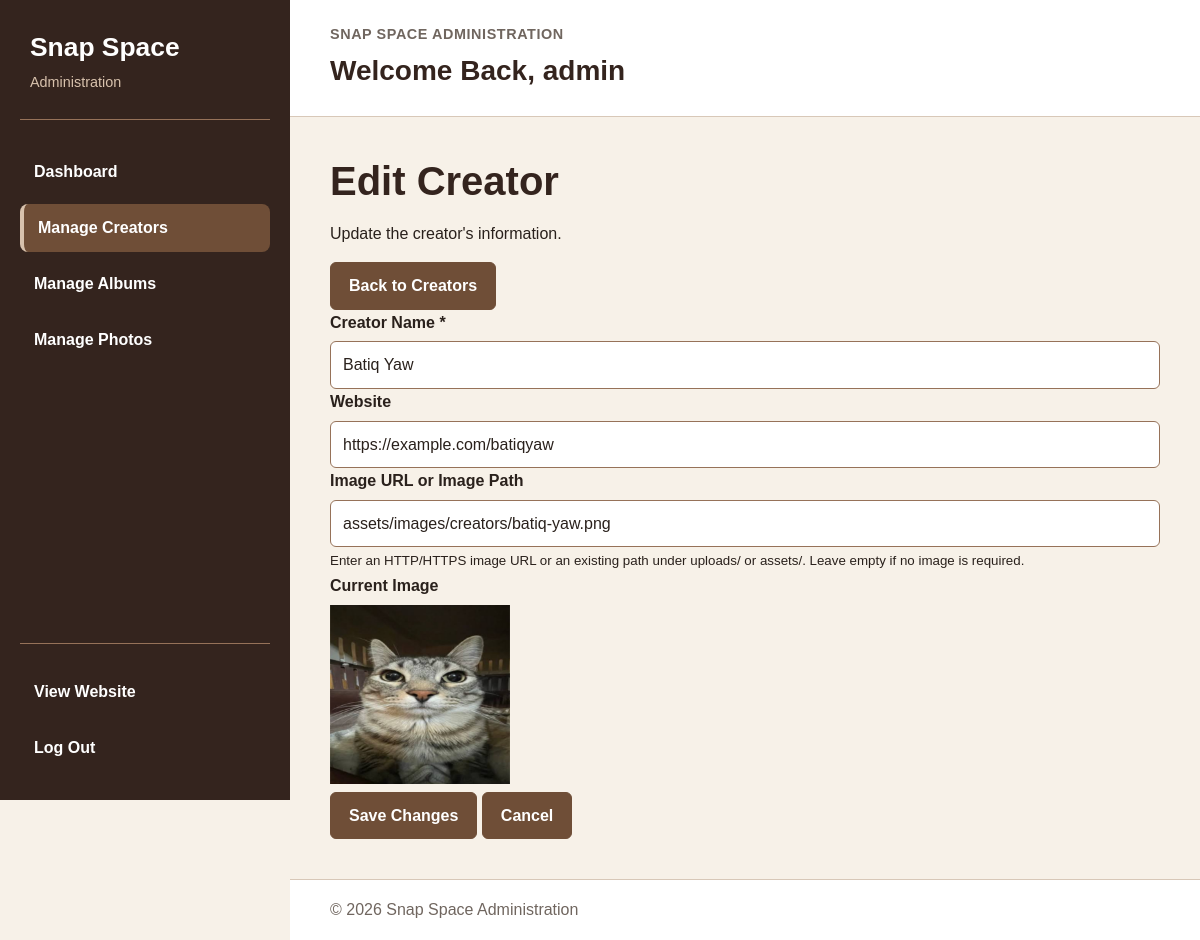
/admin/edit-creator.php?id=4 (signed in), run on the app's committed database.
### tables this page shows
CREATE TABLE `creator` (
  `idcreator` int(11) NOT NULL,
  `name` varchar(100) DEFAULT NULL,
  `website` varchar(100) DEFAULT NULL,
  `imageurl` varchar(100) DEFAULT NULL
);

### includes/functions.php (called while the page is built, shortened)
<?php
function escape(?string $value): string
{
    return htmlspecialchars(
        $value ?? '',
        ENT_QUOTES,
        'UTF-8'
    );
}
function imageUrl(?string $path): string
{
    $path = trim($path ?? '');
    $path = str_replace('\\', '/', $path);
    return '/snapspace/' . ltrim($path, '/');
}

### admin/edit-creator.php (the view, shortened to what this page needs)
<?php
require_once __DIR__ . '/../includes/db.php';
require_once __DIR__ . '/../includes/functions.php';
$pdo->setAttribute(PDO::ATTR_ERRMODE, PDO::ERRMODE_EXCEPTION);
$name = '';
$website = '';
$imageurl = '';
$id = $_SERVER['REQUEST_METHOD'] === 'POST'
    ? ($_POST['id'] ?? '')
    : ($_GET['id'] ?? '');
$creatorId = (int) $id;
try {
    $statement = $pdo->prepare(
        'SELECT idcreator, name, website, imageurl
         FROM creator
         WHERE idcreator = :id
         LIMIT 1'
    );
    $statement->execute([
        'id' => $creatorId
    ]);
    $creator = $statement->fetch();
    $name = $creator['name'];
    $website = $creator['website'] ?? '';
    $imageurl = $creator['imageurl'] ?? '';
} catch (PDOException $exception) {
    error_log('Edit Creator SELECT error: ' . $exception->getMessage());
    http_response_code(503);
    exit('Unable to load creator information.');
}
require_once __DIR__ . '/../includes/admin-header.php';
?>
<link rel="stylesheet" href="../css/album.css">
<section class="album-module album-admin">
    <div class="album-page-header">
        <div>
            <h1>Edit Creator</h1>
            <p>Update the creator's information.</p>
        </div>
        <a
            href="manage-creators.php"
            class="album-button album-button-secondary"
        >
            Back to Creators
        </a>
    </div>
    <div class="album-form-card">
        <form method="POST" action="edit-creator.php?id=<?= $creatorId ?>">
            <div class="album-form-group">
                <label for="name">Creator Name *</label>
                <input
                    type="text"
                    id="name"
                    name="name"
                    value="<?= escape($name) ?>"
                    maxlength="100"
                    required
                >
            </div>
            <div class="album-form-group">
                <label for="website">Website</label>
                <input
                    type="url"
                    id="website"
                    name="website"
                    value="<?= escape($website) ?>"
                    maxlength="255"
                    placeholder="https://example.com"
                >
            </div>
            <div class="album-form-group">
                <label for="imageurl">Image URL or Image Path</label>
                <input
                    type="text"
                    id="imageurl"
                    name="imageurl"
                    value="<?= escape($imageurl) ?>"
                    maxlength="255"
                    placeholder="https://example.com/image.jpg"
                >
                <small>
                    Enter an HTTP/HTTPS image URL or an existing path under uploads/ or assets/.
                    Leave empty if no image is required.
                </small>
            </div>
            <?php if ($imageurl !== ''): ?>
                <div class="album-form-group">
                    <label>Current Image</label>
                    <img
                        src="<?= escape(imageUrl($imageurl)) ?>"
                        alt="Creator image"
                        style="max-width: 180px; max-height: 180px; object-fit: cover;"
                    >
                </div>
            <?php endif; ?>
            <div class="album-form-actions">
                <button type="submit" class="album-button">
                    Save Changes
                </button>
                <a
                    href="manage-creators.php"
                    class="album-button album-button-secondary"
                >
                    Cancel
                </a>
            </div>
        </form>
    </div>
</section>
<?php require_once __DIR__ . '/../includes/admin-footer.php'; ?>

### css/admin.css (style rules this page uses)
:root { --admin-brown-dark: #34241e; --admin-brown-primary: #6f4e37; --admin-brown-medium: #967259; --admin-brown-light: #d8c2ad; --admin-cream: #f7f1e8; --admin-cream-dark: #ede2d5; --admin-white: #ffffff; --admin-text: #2a211c; --admin-muted: #70665f; --admin-border: #d8c8b8; --admin-danger: #a33d3d; --admin-success: #3e7651; --admin-radius: 8px; --admin-sidebar-width: 290px; }
* { box-sizing: border-box; }
html { scroll-behavior: smooth; }
body { margin: 0; font-family: Arial, Helvetica, sans-serif; color: var(--admin-text); background-color: var(--admin-cream); line-height: 1.5; }
a { color: inherit; }
button, input, select, textarea { font: inherit; }

### css/album.css (style rules this page uses)
.album-module { --album-brown: #6f4e37; --album-dark: #34241e; --album-border: #d8c8b8; box-sizing: border-box; width: min(1160px, 100%); margin: 0 auto; padding: 32px 20px; color: #2a211c; font-family: Arial, Helvetica, sans-serif; line-height: 1.6; overflow-wrap: anywhere; }
.album-module *, .album-module *::before, .album-module *::after { box-sizing: border-box; }
.album-module h1 { margin: 0 0 12px; color: var(--album-dark); font-size: clamp(1.8rem, 4vw, 2.5rem); line-height: 1.2; }
.album-module a { color: var(--album-brown); text-underline-offset: 3px; }
.album-module label { display: block; margin-bottom: 6px; font-weight: 700; }
.album-module input, .album-module select { width: 100%; min-width: 0; min-height: 46px; padding: 10px 12px; border: 1px solid #967259; border-radius: 6px; background: #fff; color: #2a211c; font: inherit; }
.album-module .album-button { display: inline-flex; justify-content: center; align-items: center; min-height: 46px; padding: 10px 18px; border: 1px solid var(--album-brown); border-radius: 6px; background: var(--album-brown); color: #fff; font: inherit; font-weight: 700; text-decoration: none; cursor: pointer; }
.album-admin { padding: 0; }

### data on the page
creator: name "Batiq Yaw", website "https://example.com/batiqyaw", imageurl "assets/images/creators/batiq-yaw.png", imageurl (picture)

### other printed values
$adminName "admin"
